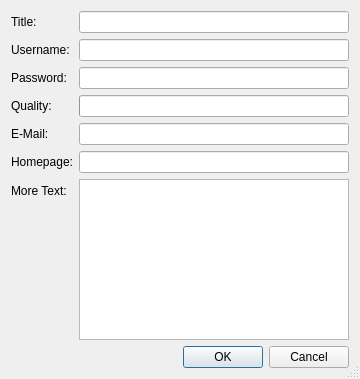
<?xml version="1.0" encoding="UTF-8"?>
<ui version="4.0">
 <class>PasswordEntryEditorDialog</class>
 <widget class="QDialog" name="PasswordEntryEditorDialog">
  <property name="geometry">
   <rect>
    <x>0</x>
    <y>0</y>
    <width>360</width>
    <height>379</height>
   </rect>
  </property>
  <property name="windowTitle">
   <string>Password Entry Editor</string>
  </property>
  <property name="locale">
   <locale language="English" country="UnitedStates"/>
  </property>
  <property name="sizeGripEnabled">
   <bool>true</bool>
  </property>
  <layout class="QFormLayout" name="formLayout">
   <item row="0" column="0">
    <widget class="QLabel" name="l_title">
     <property name="text">
      <string>Title:</string>
     </property>
    </widget>
   </item>
   <item row="0" column="1">
    <widget class="QLineEdit" name="m_title"/>
   </item>
   <item row="4" column="1">
    <widget class="QLineEdit" name="m_password">
     <property name="inputMethodHints">
      <set>Qt::ImhNoAutoUppercase|Qt::ImhNoPredictiveText</set>
     </property>
     <property name="echoMode">
      <enum>QLineEdit::PasswordEchoOnEdit</enum>
     </property>
    </widget>
   </item>
   <item row="6" column="1">
    <widget class="QProgressBar" name="m_password_quality">
     <property name="value">
      <number>0</number>
     </property>
     <property name="textVisible">
      <bool>false</bool>
     </property>
    </widget>
   </item>
   <item row="8" column="1">
    <widget class="QLineEdit" name="m_email">
     <property name="inputMethodHints">
      <set>Qt::ImhEmailCharactersOnly</set>
     </property>
    </widget>
   </item>
   <item row="10" column="1">
    <widget class="QLineEdit" name="m_homepage">
     <property name="inputMethodHints">
      <set>Qt::ImhUrlCharactersOnly</set>
     </property>
    </widget>
   </item>
   <item row="12" column="1">
    <widget class="QTextEdit" name="m_comment">
     <property name="sizePolicy">
      <sizepolicy hsizetype="Expanding" vsizetype="Expanding">
       <horstretch>1</horstretch>
       <verstretch>1</verstretch>
      </sizepolicy>
     </property>
    </widget>
   </item>
   <item row="13" column="1">
    <widget class="QDialogButtonBox" name="m_buttonbox">
     <property name="orientation">
      <enum>Qt::Horizontal</enum>
     </property>
     <property name="standardButtons">
      <set>QDialogButtonBox::Cancel|QDialogButtonBox::Ok</set>
     </property>
    </widget>
   </item>
   <item row="2" column="1">
    <widget class="QLineEdit" name="m_username"/>
   </item>
   <item row="2" column="0">
    <widget class="QLabel" name="l_username">
     <property name="text">
      <string>Username:</string>
     </property>
    </widget>
   </item>
   <item row="4" column="0">
    <widget class="QLabel" name="l_password">
     <property name="text">
      <string>Password:</string>
     </property>
    </widget>
   </item>
   <item row="6" column="0">
    <widget class="QLabel" name="l_password_quality">
     <property name="text">
      <string>Quality:</string>
     </property>
    </widget>
   </item>
   <item row="8" column="0">
    <widget class="QLabel" name="l_email">
     <property name="text">
      <string>E-Mail:</string>
     </property>
    </widget>
   </item>
   <item row="10" column="0">
    <widget class="QLabel" name="l_homepage">
     <property name="text">
      <string>Homepage:</string>
     </property>
    </widget>
   </item>
   <item row="12" column="0">
    <widget class="QLabel" name="l_comment">
     <property name="text">
      <string>More Text:</string>
     </property>
    </widget>
   </item>
  </layout>
 </widget>
 <tabstops>
  <tabstop>m_title</tabstop>
  <tabstop>m_username</tabstop>
  <tabstop>m_password</tabstop>
  <tabstop>m_email</tabstop>
  <tabstop>m_homepage</tabstop>
  <tabstop>m_comment</tabstop>
  <tabstop>m_buttonbox</tabstop>
 </tabstops>
 <resources/>
 <connections>
  <connection>
   <sender>m_buttonbox</sender>
   <signal>accepted()</signal>
   <receiver>PasswordEntryEditorDialog</receiver>
   <slot>accept()</slot>
   <hints>
    <hint type="sourcelabel">
     <x>227</x>
     <y>491</y>
    </hint>
    <hint type="destinationlabel">
     <x>157</x>
     <y>274</y>
    </hint>
   </hints>
  </connection>
  <connection>
   <sender>m_buttonbox</sender>
   <signal>rejected()</signal>
   <receiver>PasswordEntryEditorDialog</receiver>
   <slot>reject()</slot>
   <hints>
    <hint type="sourcelabel">
     <x>295</x>
     <y>497</y>
    </hint>
    <hint type="destinationlabel">
     <x>286</x>
     <y>274</y>
    </hint>
   </hints>
  </connection>
 </connections>
</ui>
